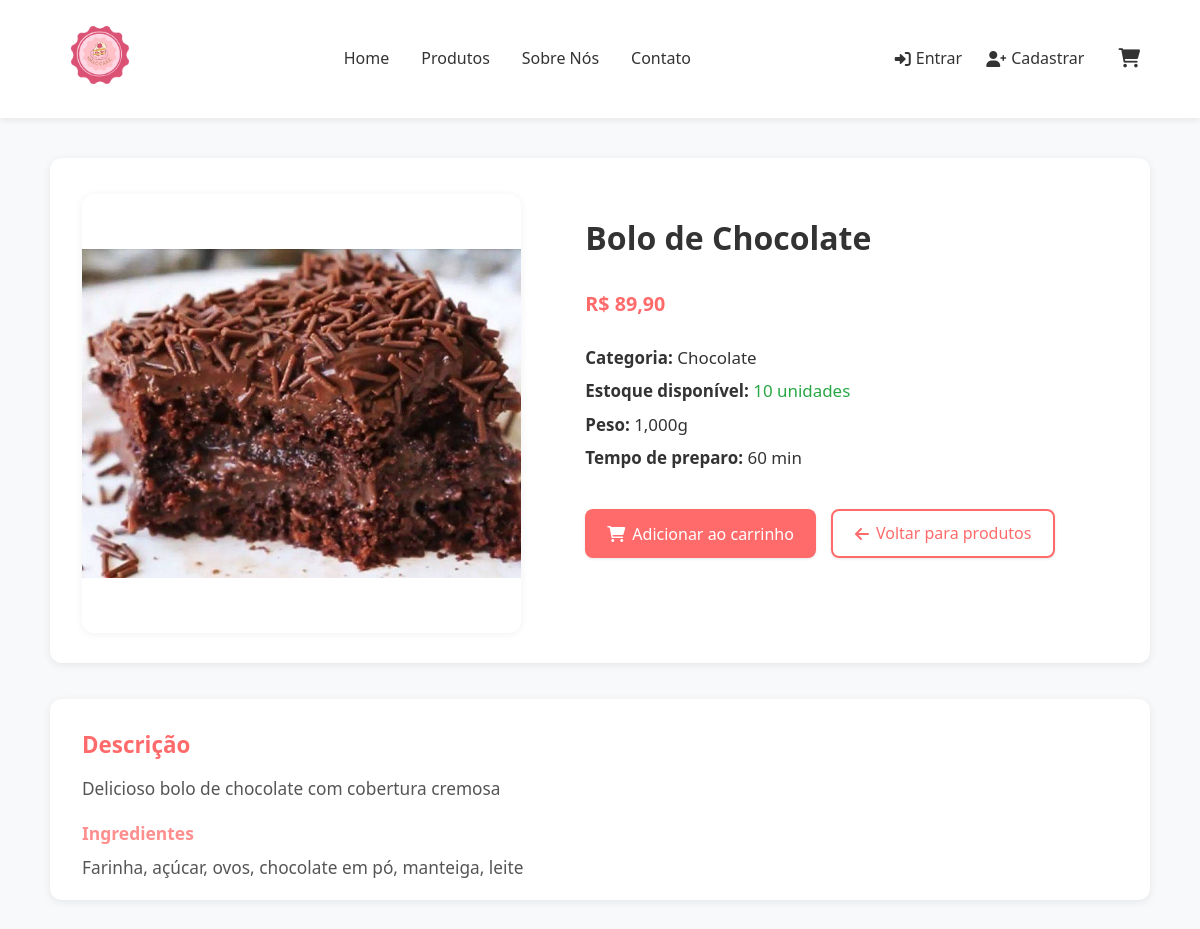
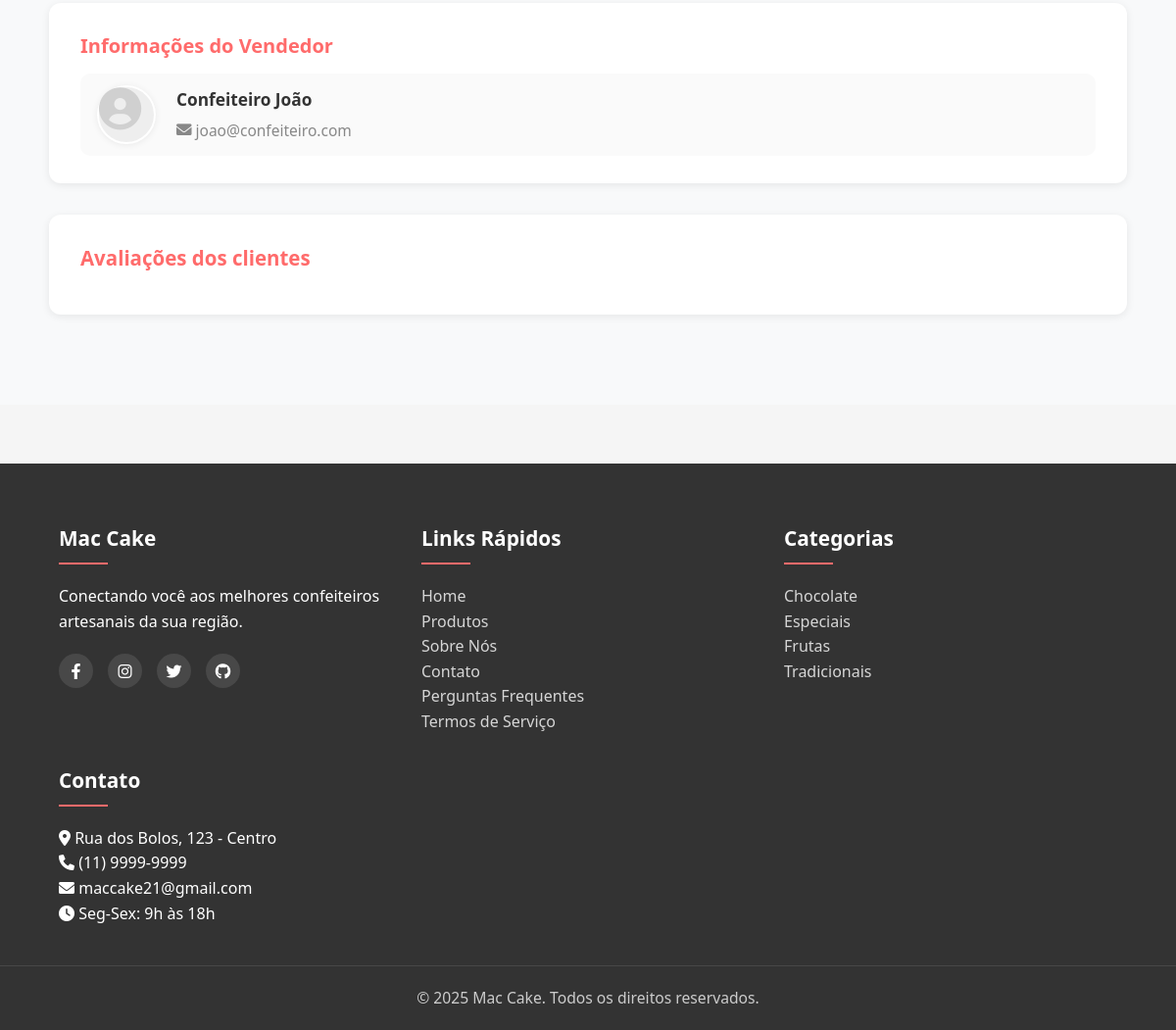
/pages/product_detail.php?id=1, run on the app's committed database (2 pictures, top to bottom).
### tables this page shows
CREATE TABLE produtos (
    id INT AUTO_INCREMENT PRIMARY KEY,
    vendedor_id INT NOT NULL,
    nome VARCHAR(100) NOT NULL,
    slug VARCHAR(100) NOT NULL UNIQUE,
    descricao TEXT,
    preco DECIMAL(10,2) NOT NULL,
    preco_promocional DECIMAL(10,2),
    categoria VARCHAR(50),
    imagem_principal VARCHAR(255) NOT NULL,
    imagens_adicionais JSON,
    estoque INT DEFAULT 0,
    ingredientes TEXT,
    peso DECIMAL(10,2) COMMENT 'em gramas',
    tempo_preparo INT COMMENT 'em minutos',
    destaque BOOLEAN DEFAULT FALSE,
    data_cadastro DATETIME DEFAULT CURRENT_TIMESTAMP,
    data_atualizacao DATETIME ON UPDATE CURRENT_TIMESTAMP,
    ativo BOOLEAN DEFAULT TRUE,
    FOREIGN KEY (vendedor_id) REFERENCES usuarios(id) ON DELETE CASCADE,
    INDEX idx_vendedor (vendedor_id),
    INDEX idx_categoria (categoria),
    INDEX idx_destaque (destaque),
    INDEX idx_preco (preco),
    FULLTEXT INDEX ft_nome_descricao (nome, descricao)
);

CREATE TABLE usuarios (
    id INT AUTO_INCREMENT PRIMARY KEY,
    nome VARCHAR(100) NOT NULL,
    email VARCHAR(100) NOT NULL UNIQUE,
    senha VARCHAR(255) NOT NULL,
    telefone VARCHAR(20),
    endereco TEXT,
    foto_perfil VARCHAR(255),
    tipo ENUM('cliente', 'vendedor', 'admin') DEFAULT 'cliente',
    data_cadastro DATETIME DEFAULT CURRENT_TIMESTAMP,
    data_atualizacao DATETIME ON UPDATE CURRENT_TIMESTAMP,
    ativo BOOLEAN DEFAULT TRUE,
    token_reset_senha VARCHAR(255),
    token_expira DATETIME,
    INDEX idx_email (email),
    INDEX idx_tipo (tipo)
);

### pages/product_detail.php (the view, shortened to what this page needs)
<?php
require_once __DIR__ . '/../includes/header.php';
$db = new Database();
$conn = $db->connect();
$product_id = isset($_GET['id']) ? (int)$_GET['id'] : 0;
$stmt = $conn->prepare("
    SELECT p.*, u.nome as vendedor_nome, u.foto_perfil as vendedor_foto, u.email as vendedor_email
    FROM produtos p
    JOIN usuarios u ON p.vendedor_id = u.id
    WHERE p.id = ? AND p.ativo = 1
    LIMIT 1
");
$stmt->execute([$product_id]);
$product = $stmt->fetch(PDO::FETCH_ASSOC);
$product_not_found = !$product;
?>
<!DOCTYPE html>
<html lang="pt-BR">
<head>
    <link rel="stylesheet" href="../assets/css/style.css">
    <link rel="stylesheet" href="../assets/css/product_detail.css">
    <link rel="stylesheet" href="https://cdnjs.cloudflare.com/ajax/libs/font-awesome/6.0.0-beta3/css/all.min.css">
</head>
<body>
    <?php require_once __DIR__ . '/../includes/header.php'; ?>
    <main class="product-detail-page">
        <?php if ($product_not_found): ?>
            <div class="product-not-found">
                <h1>Produto não encontrado</h1>
                <p>Este produto não está disponível ou foi removido.</p>
                <a href="/pages/products.php" class="btn btn-primary"><i class="fas fa-arrow-left"></i> Voltar para produtos</a>
            </div>
        <?php else: ?>
            <section class="product-main">
                <div class="product-gallery">
                    <div class="main-image">
                        <?php
                        $main_image_path = '../assets/images/uploads/products/' . htmlspecialchars($product['imagem_principal']);
                        $default_image = '../assets/images/default-product.jpg';
                        ?>
                        <img src="<?= file_exists($main_image_path) ? $main_image_path : $default_image ?>"
                             alt="<?= htmlspecialchars($product['nome']) ?>"
                             onerror="this.src='<?= $default_image ?>'">
                    </div>
                </div>
                <div class="product-info">
                    <h1><?= htmlspecialchars($product['nome']) ?></h1>
                    <div class="product-pricing">
                        <?php if (!empty($product['preco_promocional']) && $product['preco_promocional'] > 0): ?>
                            <span class="original-price">R$ <?= number_format($product['preco'], 2, ',', '.') ?></span>
                            <span class="promo-price">R$ <?= number_format($product['preco_promocional'], 2, ',', '.') ?></span>
                            <span class="discount-badge">
                                -<?= ceil(100 - ($product['preco_promocional'] / $product['preco'] * 100)) ?>%
                            </span>
                        <?php else: ?>
                            <span class="price">R$ <?= number_format($product['preco'], 2, ',', '.') ?></span>
                        <?php endif; ?>
                    </div>
                    <div class="product-details">
                        <p><strong>Categoria:</strong> <?= htmlspecialchars($product['categoria'] ?: 'Indefinida') ?></p>
                        <p><strong>Estoque disponível:</strong>
                            <?php if ($product['estoque'] > 0): ?>
                                <span class="in-stock"><?= $product['estoque'] ?> unidade<?= $product['estoque'] > 1 ? 's' : '' ?></span>
                            <?php else: ?>
                                <span class="out-of-stock">Esgotado</span>
                            <?php endif; ?>
                        </p>
                        <?php if ($product['peso']): ?>
                            <p><strong>Peso:</strong> <?= number_format($product['peso'], 0) ?>g</p>
                        <?php endif; ?>
                        <?php if ($product['tempo_preparo']): ?>
                            <p><strong>Tempo de preparo:</strong> <?= $product['tempo_preparo'] ?> min</p>
                        <?php endif; ?>
                    </div>
                    <div class="product-actions">
                        <?php if ($product['estoque'] > 0): ?>
                            <button class="btn btn-primary add-to-cart-btn" data-id="<?= $product['id'] ?>">
                                <i class="fas fa-shopping-cart"></i> Adicionar ao carrinho
                            </button>
                        <?php else: ?>
                            <button class="btn btn-secondary" disabled>
                                <i class="fas fa-ban"></i> Indisponível
                            </button>
                        <?php endif; ?>
                        <a href="/pages/products.php" class="btn btn-outline">
                            <i class="fas fa-arrow-left"></i> Voltar para produtos
                        </a>
                    </div>
                </div>
            </section>
            <section class="product-description">
                <h2>Descrição</h2>
                <p><?= nl2br(htmlspecialchars($product['descricao'])) ?></p>
                <?php if ($product['ingredientes']): ?>
                    <h3>Ingredientes</h3>
                    <p><?= nl2br(htmlspecialchars($product['ingredientes'])) ?></p>
                <?php endif; ?>
            </section>
            <section class="seller-info">
                <h2>Informações do Vendedor</h2>
                <div class="seller-card">
                    <?php if ($product['vendedor_foto']): ?>
                        <img src="/assets/images/uploads/profiles/<?= htmlspecialchars($product['vendedor_foto']) ?>"
                             alt="Foto de <?= htmlspecialchars($product['vendedor_nome']) ?>" class="seller-avatar">
                    <?php else: ?>
                        <i class="fas fa-user-circle seller-avatar"></i>
                    <?php endif; ?>
                    <div class="seller-details">
                        <span class="seller-name"><?= htmlspecialchars($product['vendedor_nome']) ?></span>
                        <span class="seller-email"><i class="fas fa-envelope"></i> <?= htmlspecialchars($product['vendedor_email']) ?></span>
                    </div>
                </div>
            </section>
            <section class="product-reviews">
                <h2>Avaliações dos clientes</h2>
            </section>
        <?php endif; ?>
    </main>
    <?php require_once __DIR__ . '/../includes/footer.php'; ?>
</body>
</html>

### assets/css/style.css (style rules this page uses)
:root { --primary-color: #ff6b6b; --primary-hover: #ff5252; --secondary-color: #ff8e8e; --dark-color: #333333; --dark-light: #555555; --light-color: #f8f9fa; --gray-light: #e9ecef; --white: #ffffff; --black: #000000; --success-color: #28a745; --danger-color: #dc3545; --warning-color: #ffc107; --info-color: #17a2b8; --disabled-color: #cccccc; --space-xs: 0.5rem; --space-sm: 1rem; --space-md: 1.5rem; --space-lg: 2rem; --space-xl: 3rem; --space-xxl: 4rem; --font-size-xs: 0.75rem; --font-size-sm: 0.875rem; --font-size-md: 1rem; --font-size-lg: 1.25rem; --font-size-xl: 1.5rem; --font-size-xxl: 2rem; --font-size-xxxl: 3rem; --font-family: 'Segoe UI', Tahoma, Geneva, Verdana, sans-serif; --border-radius-sm: 4px; --border-radius-md: 8px; --border-radius-lg: 12px; --border-radius-xl: 18px; --border-radius-circle: 50%; --border-radius: var(--border-radius-md); --box-shadow: 0 2px 8px rgba(0,0,0,0.08); --shadow-sm: 0 1px 3px rgba(0, 0, 0, 0.1); --shadow-md: 0 4px 6px rgba(0, 0, 0, 0.1); --shadow-lg: 0 10px 15px rgba(0, 0, 0, 0.1); --shadow-xl: 0 20px 25px rgba(0,0,0,0.10); --transition-fast: all 0.15s ease; --transition-normal: all 0.3s ease; --transition: all 0.25s cubic-bezier(.4,0,.2,1); --transition-slow: all 0.5s ease; --z-index-dropdown: 100; --z-index-sticky: 200; --z-index-fixed: 300; --z-index-modal: 400; --z-index-mobile-nav: 500; }
*, *::before, *::after { margin: 0; padding: 0; box-sizing: border-box; }
html { scroll-behavior: smooth; font-size: 16px; }
body { font-family: var(--font-family); line-height: 1.6; color: var(--dark-color); background-color: #f5f5f5; min-height: 100vh; }
a { text-decoration: none; color: var(--primary-color); transition: var(--transition); }
button { cursor: pointer; border: none; background: none; font-family: inherit; }
.btn { display: inline-block; background: var(--primary-color); color: white; padding: 10px 22px; border: none; border-radius: var(--border-radius); cursor: pointer; transition: var(--transition); font-size: 1rem; font-weight: 500; box-shadow: var(--shadow-sm); outline: none; }
.btn-outline { background: transparent; border: 2px solid white; color: white; }
.btn-primary { background: var(--primary-color); color: #fff; }
.product-info { padding: 18px 16px 12px 16px; flex: 1 1 auto; display: flex; flex-direction: column; justify-content: space-between; }
.promo-price, .price { font-weight: bold; color: var(--primary-color); font-size: 1.2rem; margin-bottom: 5px; }

### data on the page
produtos: imagem_principal (picture), nome "Bolo de Chocolate", preco "89,90", categoria "Chocolate", estoque "10", peso "1,000", tempo_preparo "60", descricao "Delicioso bolo de chocolate com cobertura cremosa", ingredientes "Farinha, açúcar, ovos, chocolate em pó, manteiga, leite", vendedor.nome "Confeiteiro João", vendedor.email "joao@confeiteiro.com"

### other printed values
$category "Chocolate"
$category "Especiais"
$category "Frutas"
$category "Tradicionais"
